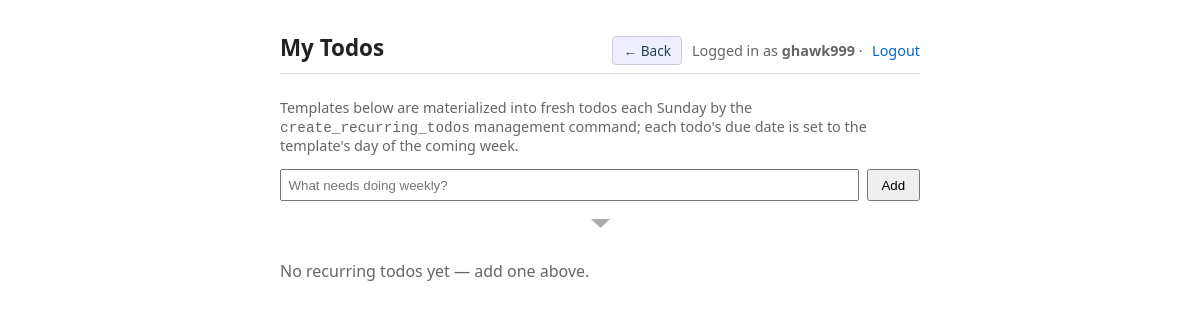
The app's page /recurring/ (signed in), older data.
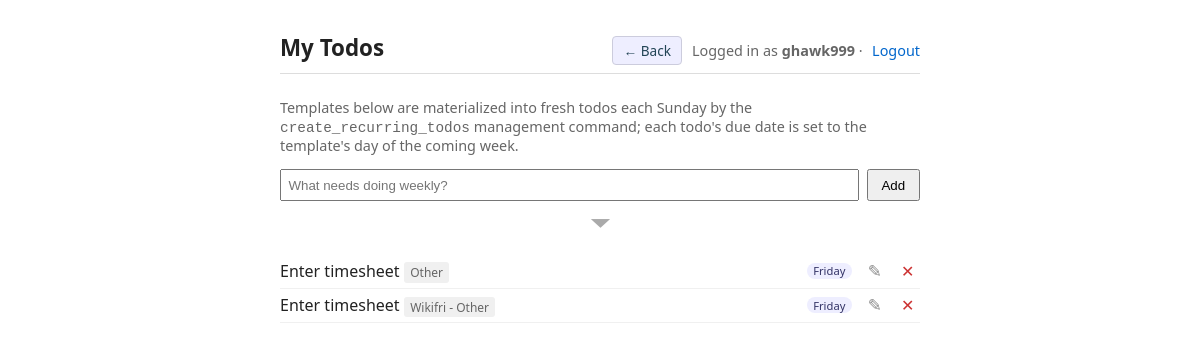
The same page, newer data.
### todos/models.py (models this page shows, shortened)
class RecurringTodo(models.Model):
    DAYS_OF_WEEK = [
        (0, 'Monday'),
        (1, 'Tuesday'),
        (2, 'Wednesday'),
        (3, 'Thursday'),
        (4, 'Friday'),
        (5, 'Saturday'),
        (6, 'Sunday'),
    ]
    user = models.ForeignKey(
        settings.AUTH_USER_MODEL,
        on_delete=models.CASCADE,
        related_name='recurring_todos',
    )
    project = models.ForeignKey(
        Project,
        null=True,
        blank=True,
        on_delete=models.SET_NULL,
        related_name='recurring_todos',
    )
    tags = models.ManyToManyField(Tag, blank=True, related_name='recurring_todos')
    title = models.CharField(max_length=200)
    days_until_due = models.PositiveSmallIntegerField(null=True, blank=True)
    day_of_week = models.PositiveSmallIntegerField(choices=DAYS_OF_WEEK, default=6)
    created_at = models.DateTimeField(auto_now_add=True)
    class Meta:
        ordering = ['day_of_week', 'id']

class Project(models.Model):
    user = models.ForeignKey(
        settings.AUTH_USER_MODEL,
        on_delete=models.CASCADE,
        related_name='projects',
    )
    name = models.CharField(max_length=80)
    sort_order = models.PositiveIntegerField(default=0)
    is_catchall = models.BooleanField(default=False)
    color = models.CharField(max_length=7, blank=True, default='')
    created_at = models.DateTimeField(auto_now_add=True)
    class Meta:
        ordering = ['sort_order', 'name']
        constraints = [
            models.UniqueConstraint(fields=['user', 'name'], name='unique_project_name_per_user'),
            models.UniqueConstraint(
                fields=['user'],
                condition=models.Q(is_catchall=True),
                name='one_catchall_per_user',
            ),
        ]
    def __str__(self):
        return self.name

### todos/views.py (the view)
# urls.py: path('recurring/', views.recurring_list, name='recurring_list'),
@login_required
def recurring_list(request):
    if request.method == 'POST':
        form = RecurringTodoForm(request.POST, user=request.user)
        if form.is_valid():
            template = form.save(commit=False)
            template.user = request.user
            if template.project is None:
                template.project = _get_or_create_catchall(request.user)
            template.save()
            form.apply_tags(template, request.user)
            return redirect('recurring_list')
    else:
        form = RecurringTodoForm(user=request.user)
    templates_qs = request.user.recurring_todos.select_related('project').prefetch_related('tags')
    return render(request, 'todos/recurring_list.html', {
        'recurring_todos': templates_qs,
        'recurring_form': form,
    })

### todos/forms.py (shortened to what this page needs)
class RecurringTodoForm(forms.ModelForm):
    tags_text = forms.CharField(
        required=False,
        label='Tags',
        widget=forms.TextInput(attrs={'placeholder': 'tags (comma-separated)'}),
    )
    class Meta:
        model = RecurringTodo
        fields = ['title', 'project', 'day_of_week']
        widgets = {
            'title': forms.TextInput(attrs={'placeholder': 'What needs doing weekly?', 'autofocus': True}),
        }
    def __init__(self, *args, user=None, **kwargs):
        super().__init__(*args, **kwargs)
        self._user = user
        if user is not None:
            self.fields['project'].queryset = user.projects.all()
        self.fields['project'].required = False
        self.fields['project'].empty_label = '— no project —'
        self.fields['day_of_week'].label = 'Repeats on'
        if self.instance and self.instance.pk and not self.is_bound:
            self.fields['tags_text'].initial = ', '.join(
                self.instance.tags.values_list('name', flat=True)
            )

### todos/templates/todos/recurring_list.html (shortened to what this page needs)
{% extends "base.html" %}
{% block header_actions %}
    <a class="btn-new-project" href="{% url 'todo_list' %}">← Back</a>
{% endblock %}
{% block content %}
    <p style="color:#666; font-size:.9rem;">
        Templates below are materialized into fresh todos each Sunday by the
        <code>create_recurring_todos</code> management command; each todo's due date
        is set to the template's day of the coming week.
    </p>
    <form class="add-form" method="post" action="{% url 'recurring_list' %}">
        <div class="add-row">
            {{ recurring_form.title }}
            <button type="submit">Add</button>
        </div>
        <details class="add-more" {% if recurring_form.project.errors or recurring_form.tags_text.errors or recurring_form.day_of_week.errors %}open{% endif %}>
            <summary title="Show / hide project, tags, and day"></summary>
        </details>
    </form>
    <ul class="todos">
    {% for t in recurring_todos %}
        <li>
            <span class="title">
                {{ t.title }}
                {% if t.project %}<span class="project-tag">{{ t.project.name }}</span>{% endif %}
            </span>
            <span class="row-tag">{{ t.get_day_of_week_display }}</span>
            <a href="{% url 'recurring_edit' t.pk %}" class="edit-btn" title="Edit" aria-label="Edit recurring todo">✎</a>
            <form class="inline" method="post" action="{% url 'recurring_delete' t.pk %}">
                <button type="submit" class="delete-btn" title="Delete" aria-label="Delete recurring todo">✕</button>
            </form>
        </li>
    {% empty %}
        <li style="color:#666; border:none;">No recurring todos yet — add one above.</li>
    {% endfor %}
    </ul>
{% endblock %}

Row changes from the older to the newer data that the page shows:
added RecurringTodo: title "Enter timesheet", project.name "Other", day_of_week "Friday"
added RecurringTodo: title "Enter timesheet", project.name "Wikifri - Other", day_of_week "Friday"
Text that changed along with them:
text no longer shown: "No recurring todos yet — add one above."
